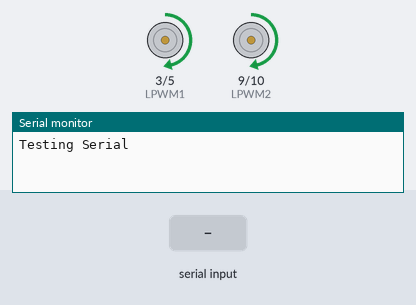
A sketch run on a simulated Arduino Uno, built with avr-gcc and run on an emulated ATmega328P. On the bench: motor-driver pin pairs drawn as motors (green arrow = first pin HIGH = forward, orange = second pin HIGH = backward, longer = more drive), the last lines printed to the serial monitor. The test bench sets the inputs (shaded band).

Above: at 2.4 s.
2.5 s: "u" received over Serial
At 3.6 s:
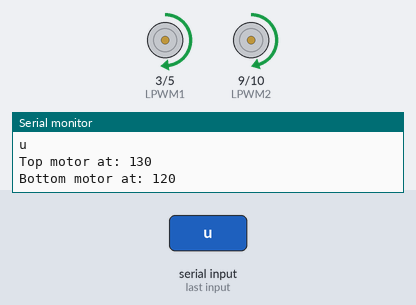
4.0 s: "d" received over Serial
At 4.8 s:
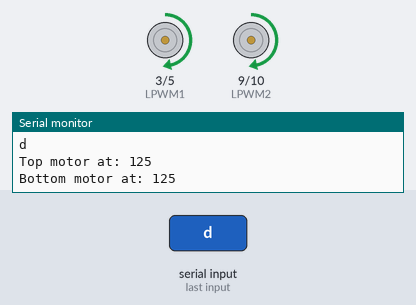
5.5 s: "l" received over Serial
At 5.9 s:
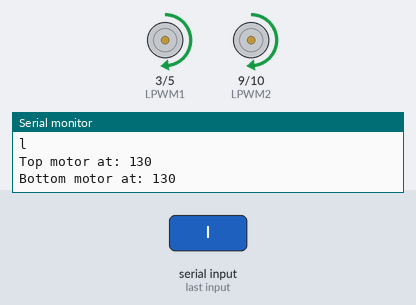
7.0 s: "d" received over Serial
At 8.3 s:
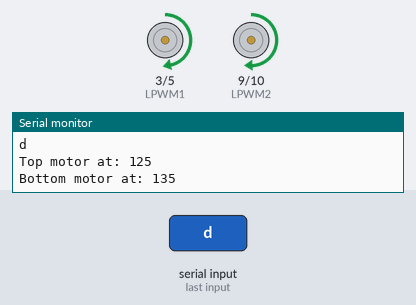
Timing chart, 0 to 9.5 s (numbered marks = the images above; inputs shaded):
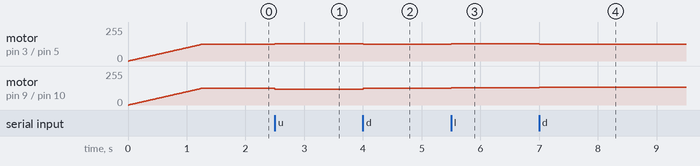

Measured:
- after the input at 2.5 s, motor on pin 3 (LPWM1) / pin 5 (RPWM1): forward 124/255 → forward 130/255 at once; motor on pin 9 (LPWM2) / pin 10 (RPWM2): forward 124/255 → forward 120/255 at once
- after the input at 4.0 s, motor on pin 3 (LPWM1) / pin 5 (RPWM1): forward 130/255 → forward 125/255 at once; motor on pin 9 (LPWM2) / pin 10 (RPWM2): forward 120/255 → forward 125/255 at once
- after the input at 5.5 s, motor on pin 3 (LPWM1) / pin 5 (RPWM1), motor on pin 9 (LPWM2) / pin 10 (RPWM2): forward 125/255 → forward 130/255 at once
- after the input at 7.0 s, motor on pin 3 (LPWM1) / pin 5 (RPWM1): forward 130/255 → forward 125/255 at once; motor on pin 9 (LPWM2) / pin 10 (RPWM2): forward 130/255 → forward 135/255 at once

The sketch:

Machine.ino
```cpp
// Set pins
int LPWM1 = 3;
int RPWM1 = 5;
int LPWM2 = 9;
int RPWM2 = 10;

int mode;                     //control mode (0 = speed and spin)
int numModes = 2;                 //number of control modes (makes it easier to add more control later
int midSpeed = 125;               //initial speed to start to
int currentSpeed1;                //speed of motor one (top)
int currentSpeed2;                //speed of motor two (bottom)

int speedDifferential = 5;        //amount by which to increase speed
int spinDifferential = 5;         //amount by which to increase spin

char input;                        //character received by serial

void setup() {
  // Set pin modes
  pinMode (LPWM1, OUTPUT);
  pinMode (RPWM1, OUTPUT);
  pinMode (LPWM2, OUTPUT);
  pinMode (RPWM2, OUTPUT);

  //Spin up motor
  for (int i = 0; i < midSpeed; i++)
  {
    analogWrite (LPWM1, i);
    analogWrite (LPWM2, i);
    delay(10);
  }
  currentSpeed1 = midSpeed;     //set both motor speeds equal to speed reached at spin-up
  currentSpeed2 = midSpeed;

  mode = 0;

  //start serial communication
  Serial.begin(9600);
  Serial.println("Testing Serial");         //for testing purposes
}

void loop() {
  if (Serial.available() > 0)
  {
    input = Serial.read();       //reads next serial character
    Serial.println(input);                                          //For testing purposes

    if (input == 'm')           //mode change received
    {
      if (mode == (numModes -1))
      {
        mode = 0;
      } else
      {
        mode++;
      }
      Serial.println("Mode Changed");
    }

    else if (mode == 0)       //when in mode zero
    {
      if (input == 'u')         //up signal received
      {
        addTopspin();
      }

      if (input == 'd')         //down signal received
      {
        addBackspin();
      }
      if (input == 'l')         //left signal received
      {
        increaseSpeed();
      }
      if (input == 'r')         //right signal received
      {
        decreaseSpeed();
      }
    }

     else if (mode == 1)       //when in mode one
    {
      if (input == 'u')         //up signal received
      {
        Serial.println("Moving up");
      }

      if (input == 'd')         //down signal received
      {
        Serial.println("Moving down");
      }
      if (input == 'l')         //left signal received
      {
        Serial.println("Moving left");
      }
      if (input == 'r')         //right signal received
      {
        Serial.println("Moving right");
      }
    }

  }


}


void showSpeed()            //print speed of both motors to serial
{
  Serial.print("Top motor at: ");
  Serial.println(currentSpeed1);
  Serial.print("Bottom motor at: ");
  Serial.println(currentSpeed2);
}

void increaseSpeed()
{
  if (currentSpeed1 < 255 && currentSpeed2 < 255)   //if both motors are capable, increase speed by speed differential
  {
    currentSpeed1 += speedDifferential;
    currentSpeed2 += speedDifferential;
    analogWrite (LPWM1, currentSpeed1);
    analogWrite (LPWM2, currentSpeed2);
    showSpeed();
    delay(100);
  }

  else if (currentSpeed1 >= 255 && currentSpeed2 >= 255)        //otherwise print that one or both motors are at max speed
  {
    Serial.println("Max speed of both motors reached");
    showSpeed();
  }

  else if (currentSpeed1 >= 255)
  {
    Serial.println("Max speed of top motor reached");
    showSpeed();
  }

  else if (currentSpeed2 >= 255)
  {
    Serial.println("Max speed of bottom motor reached");
    showSpeed();
  }
}

void decreaseSpeed()
{
  if (currentSpeed1 > 0 && currentSpeed2 > 0)   //if both motors are capable, decrease speed by speed differential
  {
    currentSpeed1 -= speedDifferential;
    currentSpeed2 -= speedDifferential;
    analogWrite (LPWM1, currentSpeed1);
    analogWrite (LPWM2, currentSpeed2);
    showSpeed();
    delay(100);
  }

  else if (currentSpeed1 <= 0 && currentSpeed2 <= 0)        //otherwise print that one or both motors are at min speed
  {
    Serial.println("Min speed of both motors reached");
    showSpeed();
  }

  else if (currentSpeed1 <= 0)
  {
    Serial.println("Min speed of top motor reached");
    showSpeed();
  }

  else if (currentSpeed2 <= 0)
  {
    Serial.println("Min speed of bottom motor reached");
    showSpeed();
  }
}

void addTopspin()
{
  if (currentSpeed1 < 255 && currentSpeed2 > 0)   //if both motors are capable, diverge speed by spin differential with top motor increasing
  {
    currentSpeed1 += spinDifferential;
    currentSpeed2 -= spinDifferential;
    analogWrite (LPWM1, currentSpeed1);
    analogWrite (LPWM2, currentSpeed2);
    showSpeed();
    delay(100);
  }

  else if (currentSpeed1 >= 255 && currentSpeed2 <= 0)        //otherwise print that one or both motors are at max spin or max/min speed
  {
    Serial.println("Max topspin reached");
    showSpeed();
  }

  else if (currentSpeed1 >= 255)
  {
    Serial.println("Max speed of top motor reached");
    showSpeed();
  }

  else if (currentSpeed2 <= 0)
  {
    Serial.println("Min speed of bottom motor reached");
    showSpeed();
  }
}

void addBackspin()
{
  if (currentSpeed1 > 0 && currentSpeed2 < 255)   //if both motors are capable, diverge speed by spin differential with bottom motor increasing
  {
    currentSpeed1 -= spinDifferential;
    currentSpeed2 += spinDifferential;
    analogWrite (LPWM1, currentSpeed1);
    analogWrite (LPWM2, currentSpeed2);
    showSpeed();
    delay(100);
  }

  else if (currentSpeed1 <= 0 && currentSpeed2 >= 255)        //otherwise print that one or both motors are at max spin or max/min speed
  {
    Serial.println("Max backspin reached");
    showSpeed();
  }

  else if (currentSpeed1 <= 0)
  {
    Serial.println("Min speed of top motor reached");
    showSpeed();
  }

  else if (currentSpeed2 >= 255)
  {
    Serial.println("Max speed of bottom motor reached");
    showSpeed();
  }
}
```
